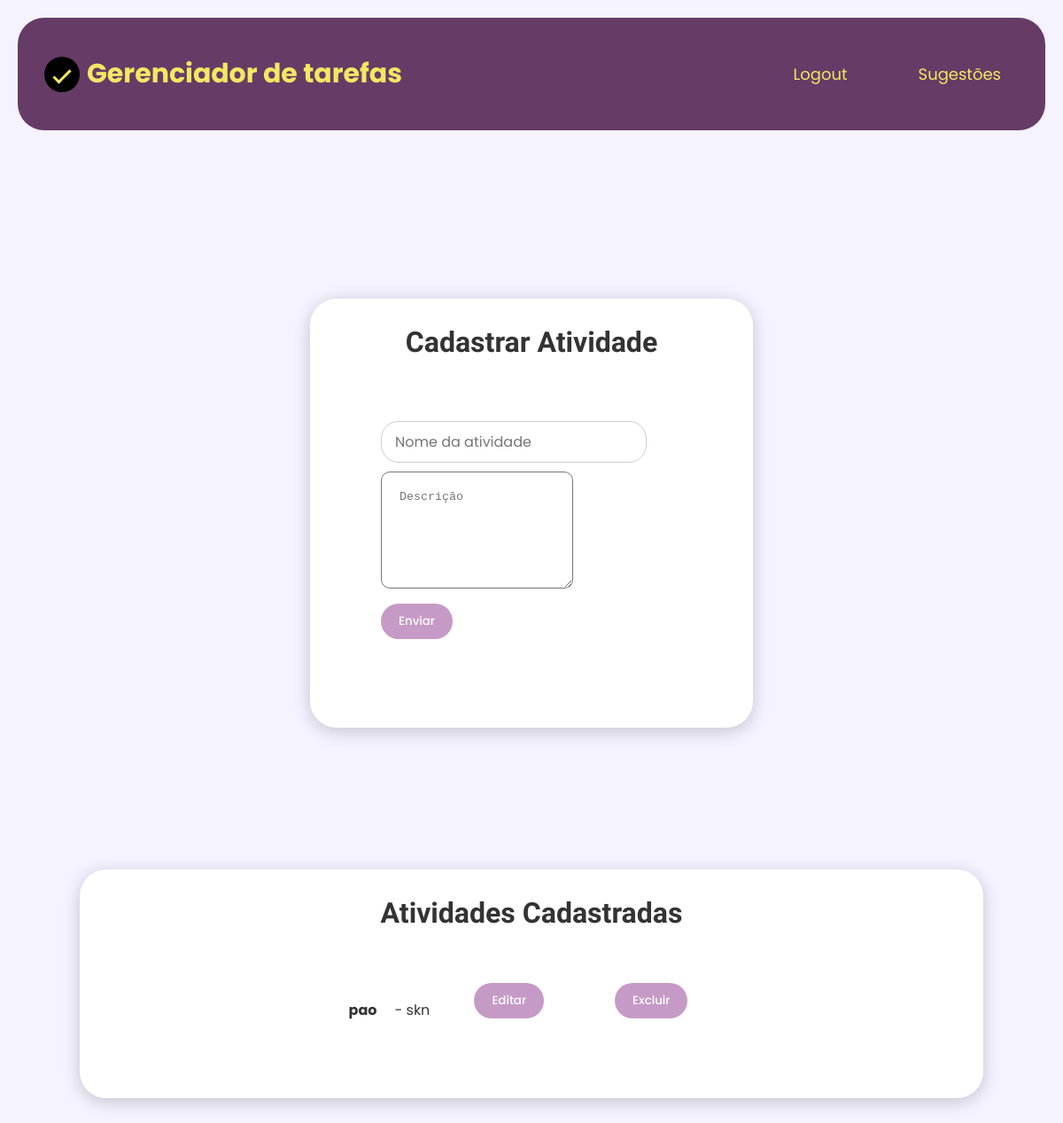
The app's page /adicionar_atividade (signed in), older data.
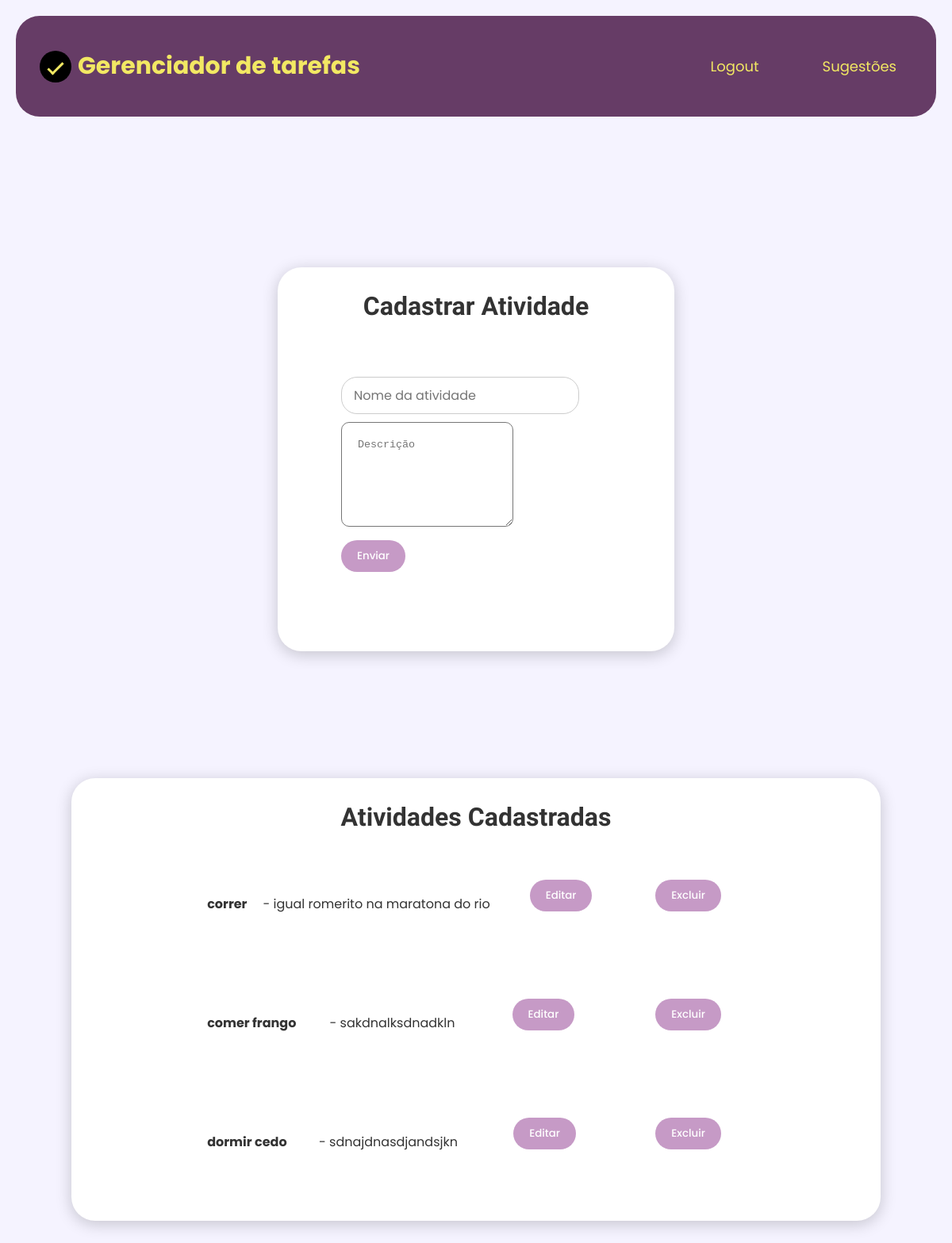
The same page, newer data.
### tables this page shows
CREATE TABLE atividades (
    id INTEGER PRIMARY KEY AUTOINCREMENT,
    nome TEXT NOT NULL,
    descricao TEXT,
    user_id INTEGER,
    FOREIGN KEY (user_id) REFERENCES users (id)
);

### app.py (the view, shortened to what this page needs)
@app.route('/adicionar_atividade', methods=['GET', 'POST'])
@login_required
def cadastrar_atividade():
    conexao = obter_conexao()
    conexao.execute("""
        CREATE TABLE IF NOT EXISTS atividades (
            id INTEGER PRIMARY KEY AUTOINCREMENT,
            nome TEXT NOT NULL,
            descricao TEXT,
            user_id INTEGER NOT NULL,
            FOREIGN KEY (user_id) REFERENCES users (id)
        )
    """)
    conexao.commit()
    atividades = conexao.execute(
        "SELECT * FROM atividades WHERE user_id = ?",
        (current_user.id,)
    ).fetchall()
    conexao.close()
    return render_template('cadastrar_atividade.html', atividades=atividades)

### app.py (called while the page is built)
@login_manager.user_loader
def load_user(user_id):
    return User.get(user_id)

### database.py (called while the page is built)
def obter_conexao():
    conexao = sqlite3.connect('banco.db')
    conexao.row_factory = sqlite3.Row
    return conexao

### models/__init__.py (called while the page is built)
    @classmethod
    def get(cls, user_id):
        conexao = obter_conexao()
        sql = "SELECT * FROM users WHERE id = ?"
        resultado = conexao.execute(sql, (user_id,)).fetchone()
        conexao.close()
        if resultado is None:
            return None
        return cls(
            id=resultado['id'],
            email=resultado['email'],
            senha=resultado['senha']
        )

### templates/cadastrar_atividade.html (shortened to what this page needs)
{% extends 'base.html' %}
{% block conteudo %}
<div class="main-content_atividade">
        <h1>Cadastrar Atividade</h1>
 <form action="{{url_for('cadastrar_atividade')}}" method="POST" class="atividade_form">
            <div class="nome_atividade">
                <input type="text" name="nome" placeholder="Nome da atividade">
            </div>
            <div class="descricao_atividade">
                <textarea name="descricao" placeholder="Descrição" rows="6"></textarea>
            </div>
            <button type="submit">Enviar</button>
    </form>
</div>
<div class="main-content_atividades_cadastradas">
        <h1>Atividades Cadastradas</h1>
{% if atividades %}
    <ul>
    {% for atv in atividades %}
        <li>
            <strong>{{ atv['nome'] }}</strong> - {{ atv['descricao'] }}
            <form action="{{ url_for('editar_atividade', atividade_id=atv['id']) }}" method="GET" style="display:inline;">
            <button type="submit">Editar</button>
            </form>
            <form method="POST" action="{{ url_for('delete_atividade') }}" style="display:inline;">
                <button type="submit">Excluir</button>
            </form>
        </li>
    {% endfor %}
    </ul>
{% else %}
    <p>Nenhuma atividade cadastrada.</p>
{% endif %}
{% endblock %}

### templates/base.html (shortened to what this page needs)
<!DOCTYPE html>
<html lang="en">
<head>
    <link rel="stylesheet" href="{{url_for('static', filename='style.css')}}">
    <link rel="stylesheet" href="https://cdnjs.cloudflare.com/ajax/libs/font-awesome/6.0.0-beta3/css/all.min.css">
</head>
<body>
    <header>
        {% block cabeçalho %}
        <div class="logo-container">
            <div class="logo_gerenciador">
                <div class="checkmark-container">
                    <div class="checkmark"></div>
                </div>
                <span class="text_logo">Gerenciador de tarefas</span>
            </div>
        </div>
            <div class="links">
                {% if current_user.is_authenticated %}
            <a href="{{ url_for('logout') }}">Logout</a>
            <a href="{{ url_for('sugerir') }}">Sugestões</a>
        {% else %}
            <a href="{{ url_for('register') }}">Cadastre-se</a>
            <a href="{{ url_for('login') }}">Login</a>
        {% endif %}
            </div>
        {% endblock %}
    </header>
    <main>
        {% block conteudo %}
        {% endblock %}
    </main>
</body>
</html>

### static/style.css (style rules this page uses)
* { margin: 0; padding: 0; box-sizing: border-box; }
body { font-family: 'Poppins', sans-serif; background-color: #F5F3FF; color: #333; padding: 20px; min-height: 100vh; display: flex; flex-direction: column; }
header { display: flex; background-color: #663c66; padding: 30px; border-radius: 30px; align-items: center; justify-content: space-between; margin-bottom: 40px; }
main { display: flex; flex-direction: column; align-items: center; flex: 1; padding: 70px; }
.links a { font-size: 18px; color:#F2E863; text-decoration: none; padding: 20px; }
.links { display: flex; gap: 40px; }
.logo-container { width: auto; }
.logo_gerenciador { display: flex; align-items: center; gap: 8px; text-decoration: none; }
.checkmark-container { width: 40px; height: 40px; background-color: black; border-radius: 50%; display: flex; justify-content: center; align-items: center; position: relative; }
.checkmark { width: 20px; height: 10px; border: 3px solid #F2E863; border-top: none; border-right: none; transform: rotate(-45deg); position: absolute; }
.text_logo { font-size: 30px; font-weight: bold; color:#F2E863; }
.main-content_atividade { display: flex; background-color: #fff; padding: 30px; border-radius: 30px; box-shadow: 0 4px 20px rgba(0, 0, 0, 0.2); max-width: 500px; margin: 80px auto; justify-content: center; align-items: center; flex-direction: column; width: 100%; }
.main-content_atividades_cadastradas { display: flex; background-color: #fff; padding: 30px; border-radius: 30px; box-shadow: 0 4px 20px rgba(0, 0, 0, 0.2); margin: 80px auto; justify-content: center; align-items: center; width: 100%; flex-direction: column; }
h1 { font-family: 'Kodchasan', sans-serif; margin-bottom: 20px; font-weight: 600; }
form { display: flex; align-items: center; gap: 10px; margin-bottom: 20px; max-width: 900px; padding: 30px; }
.atividade_form { display: flex; flex-direction: column; gap: 10px; width: 100%; max-width: 600px; border-radius: 40px; padding: 50px; align-items: start; }
input[type="text"] { padding: 10px 15px; border-radius: 20px; border: 1px solid #ccc; font-family: 'Poppins', sans-serif; font-size: 16px; outline: none; flex-grow: 1; max-width: 300px; }
button { padding: 10px 20px; border: none; border-radius: 20px; cursor: pointer; font-family: 'Poppins', sans-serif; font-weight: 500; transition: 0.3s; }
button[type="submit"] { background-color: #C69AC6; color: white; }
ul { display: flex; list-style: none; padding: 0; gap: 10px; flex-direction: column; }
ul li { display: flex; justify-content: space-between; align-items: center; padding: 10px; border-radius: 15px; gap: 20px; }
textarea { border-radius: 10px; padding: 20px; flex-grow: 1; max-width: 300px; }
.descricao_atividade { border-radius: 10px; flex: 1; }

Row changes from the older to the newer data that the page shows:
removed atividades: nome "pao", descricao "skn"
added atividades: nome "correr", descricao "igual romerito na maratona do rio"
added atividades: nome "comer frango", descricao "sakdnalksdnadkln"
added atividades: nome "dormir cedo", descricao "sdnajdnasdjandsjkn"
